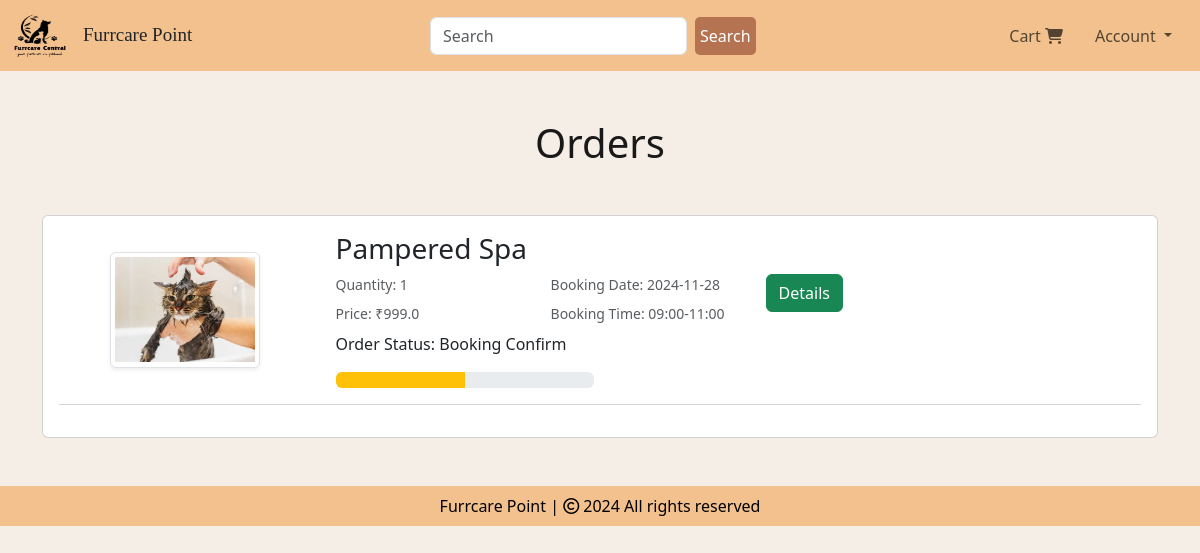
/orders (signed in), run on an earlier commit of the app's database.
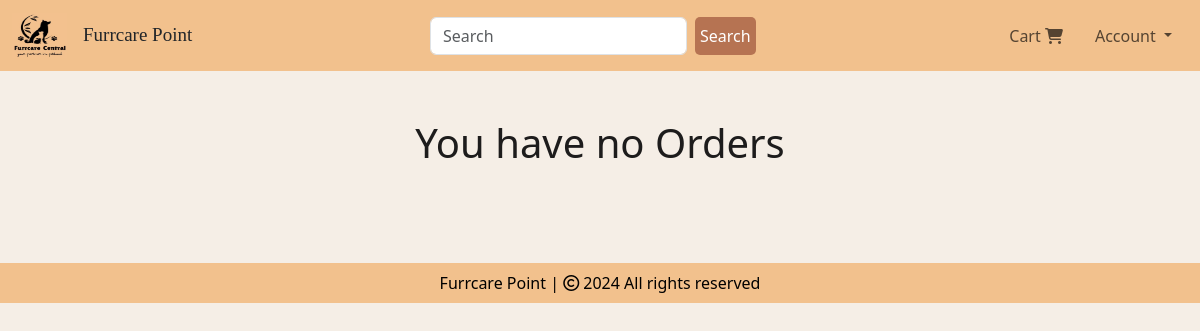
And on a later commit of the database.
### website/models.py (models this page shows, shortened)
class Bookdetails(db.Model):
    id = db.Column(db.Integer, primary_key=True)
    pet_type = db.Column(db.String(50), nullable=False)
    breed = db.Column(db.String(100), nullable=False)
    gender = db.Column(db.String(10), nullable=False)
    size = db.Column(db.String(10), nullable=False)
    aggression = db.Column(db.String(10), nullable=False)
    vaccinated = db.Column(db.String(10), nullable=False)
    age = db.Column(db.String(10), nullable=False)
    name = db.Column(db.String(100), nullable=False)
    mobile_number = db.Column(db.String(15), nullable=False)
    pincode = db.Column(db.String(6), nullable=False)
    locality = db.Column(db.String(100), nullable=False)
    address = db.Column(db.String(200), nullable=False)
    city = db.Column(db.String(100), nullable=False)
    state = db.Column(db.String(100), nullable=False)
    landmark = db.Column(db.String(100))
    alternate_mobile_number = db.Column(db.String(15))
    date = db.Column(db.Date, nullable=False)
    time_slot = db.Column(db.String(20), nullable=False)
    quantity = db.Column(db.Integer, nullable=False)
    price = db.Column(db.Float, nullable=False)
    status = db.Column(db.String(100), nullable=False)
    payment_id = db.Column(db.String(1000), nullable=False)
    order_date = db.Column(db.DateTime, default=datetime.now(IST))
    customer_link = db.Column(db.Integer, db.ForeignKey('customer.id'), nullable=False)
    product_link = db.Column(db.Integer, db.ForeignKey('product.id'), nullable=False)

class Product(db.Model):
    id = db.Column(db.Integer, primary_key=True)
    pet_type = db.Column(db.String(50), nullable=False)
    product_name = db.Column(db.String(100), nullable=False)
    current_price = db.Column(db.Integer, nullable=False)
    previous_price = db.Column(db.Integer, nullable=False)
    discount = db.Column(db.Integer, nullable=False)
    in_stock = db.Column(db.Integer, nullable=False)
    product_picture = db.Column(db.String(1000), nullable=False)
    flash_sale = db.Column(db.Boolean, default=False)
    description = db.Column(db.Text, nullable=True)
    date_added = db.Column(db.DateTime, default=datetime.now(IST))
    carts = db.relationship('Cart', backref=db.backref('product', lazy=True))
    orders = db.relationship('Order', backref=db.backref('product', lazy=True))
    bookdetails = db.relationship('Bookdetails', backref=db.backref('product', lazy=True))

### website/views.py (the view)
@views.route('/orders')
@login_required
def order():
    orders = Bookdetails.query.filter_by(customer_link=current_user.id).all()
    return render_template('orders.html', orders=orders)

### website/__init__.py (called while the page is built)
def create_app():
    app = Flask(__name__)
    app.config['SECRET_KEY'] = 'hbnwdvbn ajnbsjn ahe'
    app.config['SQLALCHEMY_DATABASE_URI'] = f'sqlite:///{DB_NAME}'
    db.init_app(app)
    @app.errorhandler(404)
    def page_not_found(error):
        return render_template('404.html')
    login_manager = LoginManager()
    login_manager.init_app(app)
    login_manager.login_view = 'auth.login'
    @login_manager.user_loader
    def load_user(id):
        return Customer.query.get(int(id))
    from .views import views
    from .auth import auth
    from .admin import admin
    from .models import Customer, Cart, Product, Order
    app.register_blueprint(views, url_prefix='/') # localhost:5000/about-us
    app.register_blueprint(auth, url_prefix='/') # localhost:5000/auth/change-password
    app.register_blueprint(admin, url_prefix='/')
    return app

### website/templates/orders.html (shortened to what this page needs)
{% extends 'base.html' %}
{% block body %}
<div class="container my-5">
    <div class="row">
        {% if orders %}
        <h1 class="text-center mb-5" style="color: rgb(26, 25, 25);">Orders</h1>
        <div class="col-sm-13">
            <div class="card">
                <div class="card-body">
                    {% for item in orders %}
                    <div class="row">
                        <div class="col-sm-3 text-center align-self-center">
                            <img src="{{ item.product.product_picture }}" alt="" class="img-fluid img-thumbnail shadow-sm" height="150px" width="150px">
                        </div>
                        <div class="col-sm-7">
                            <h3>{{ item.product.product_name }}</h3>
                            <div class="row">
                                <div class="col">
                                    <p class="mb-2 text-muted small">Quantity: {{ item.quantity }}</p>
                                    <p class="mb-2 text-muted small">Price: ₹{{ item.price }}</p>
                                </div>
                                <div class="col">
                                    <p class="mb-2 text-muted small">Booking Date: {{ item.date }}</p>
                                    <p class="mb-2 text-muted small">Booking Time: {{ item.time_slot }}</p>
                                </div>
                                <div class="col">
                                    <a href="/order-details/{{ item.id }}" class="btn btn-success btn-block" >Details</a>
                                </div>
                            </div>
                            <div class="col-sm-5">
                                <p>Order Status: {{ item.status }}</p>
                                {% if item.status == 'Booking Confirm' %}
                                <div class="progress">
                                    <div class="progress-bar bg-warning" role="progressbar" style="width: 50%;"  aria-valuenow="70" aria-valuemin="0" aria-valuemax="100"></div>
                                </div>
                                {% elif item.status == 'Completed' %}
                                <div class="progress">
                                    <div class="progress-bar bg-success" role="progressbar" style="width: 100%;"  aria-valuenow="100" aria-valuemin="0" aria-valuemax="100"></div>
                                </div>
                                {% elif item.status == 'Canceled' %}
                                <div class="progress">
                                    <div class="progress-bar bg-danger" role="progressbar" style="width: 100%;"  aria-valuenow="100" aria-valuemin="0" aria-valuemax="100"></div>
                                </div>
                                {% endif %}
                            </div>
                        </div>
                    </div>
                    <hr class="text-muted">
                    {% endfor %}
                </div>
            </div>
        </div>
        {% else %}
        <h1 class="text-center mb-5" style="color: rgb(29, 28, 28);">You have no Orders</h1>
        {% endif %}
    </div>
</div>
{% endblock %}

What changed in the data, as far as the page shows it:
removed Bookdetails: product.product_picture (picture), product.product_name "Pampered Spa", quantity "1", price "999.0", date "2024-11-28", time_slot "09:00-11:00", status "Booking Confirm"
Also different on the page:
text no longer shown: "Orders"
text now shown: "You have no Orders"
